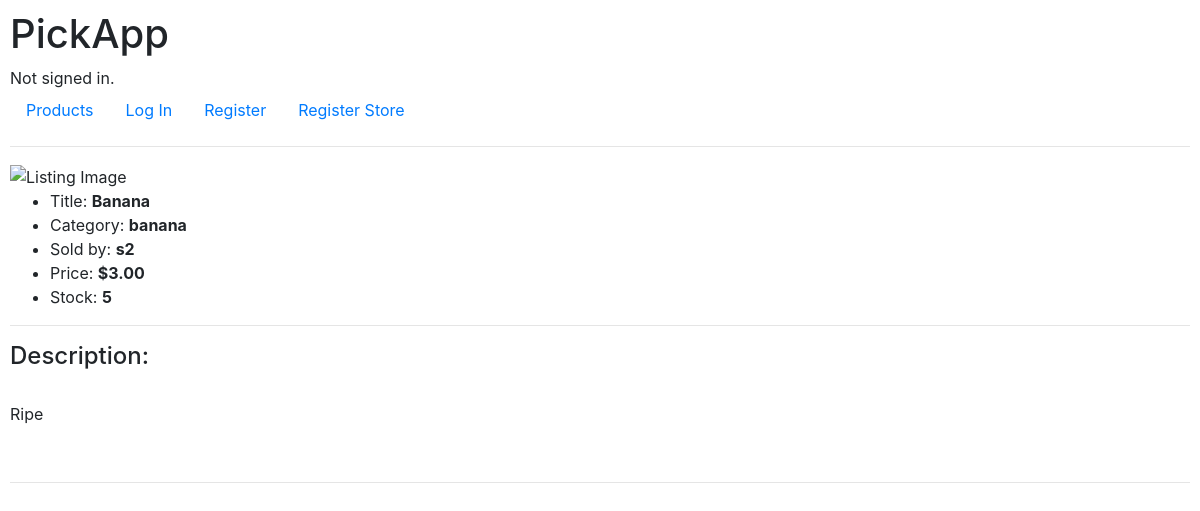
The app's page /order/2, older data.
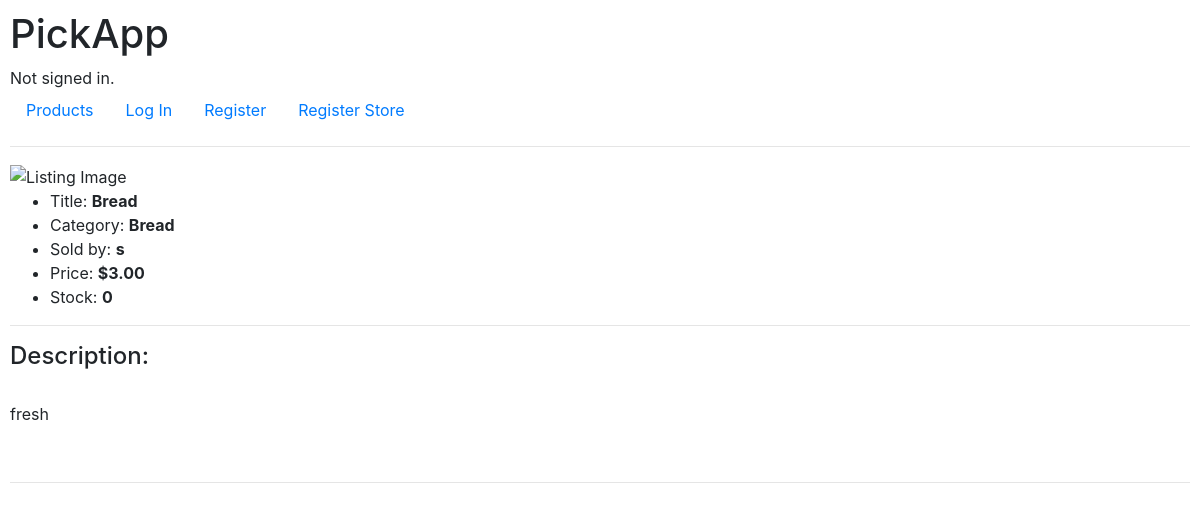
The same page, newer data.
### PickAppDemo/models.py (models this page shows, shortened)
class Listing(models.Model):
    store = models.ForeignKey(Store, on_delete=models.CASCADE)
    title = models.CharField(max_length=128)
    image = models.URLField()
    content = models.TextField(max_length=512)
    price = models.DecimalField(max_digits=10, decimal_places=2, default=0)
    stock = models.DecimalField(max_digits=10, decimal_places=0, default=0)
    category = models.CharField(max_length=128)
    active = models.BooleanField(default=True)

class Store(models.Model):
    user = models.OneToOneField(User, on_delete=models.CASCADE)
    location = models.CharField(max_length=128)
    logo = models.URLField()

class User(AbstractUser):
    is_customer = models.BooleanField('customer_status', default=False)
    is_store = models.BooleanField('store_status', default=False)

### PickAppDemo/views.py (the view, shortened to what this page needs)
# urls.py: path("order/<int:pid>", views.view_listing, name="order"),
def view_listing(request, pid):
    listing = Listing.objects.get(pk=pid)
    return render(request, "PickAppDemo/listing.html", {
        "listing": listing,
    })

### PickAppDemo/templates/PickAppDemo/listing.html (shortened to what this page needs)
{% extends "PickAppDemo/layout.html" %}
{% block body %}
    <img src="{{ listing.image }}" alt="Listing Image" height="300px">
    <ul>
        <li>Title: <strong>{{ listing.title }}</strong></li>
        <li>Category: <strong>{{ listing.category }}</strong></li>
        <li>Sold by: <strong>{{ listing.store.user }}</strong></li>
        <li>Price: <strong>${{ listing.price }}</strong></li>
        <li>Stock: <strong>{{ listing.stock }}</strong></li>
    </ul>
    <hr>
    <h4>Description:</h4><br>
    <p>{{ listing.content }}</p>
    <br>
    <hr>
{% endblock %}

Row changes from the older to the newer data that the page shows:
changed Listing: title "Banana" → "Bread"; category "banana" → "Bread"; store.user "s2" → "s"; stock "5" → "0"; content "Ripe" → "fresh"
